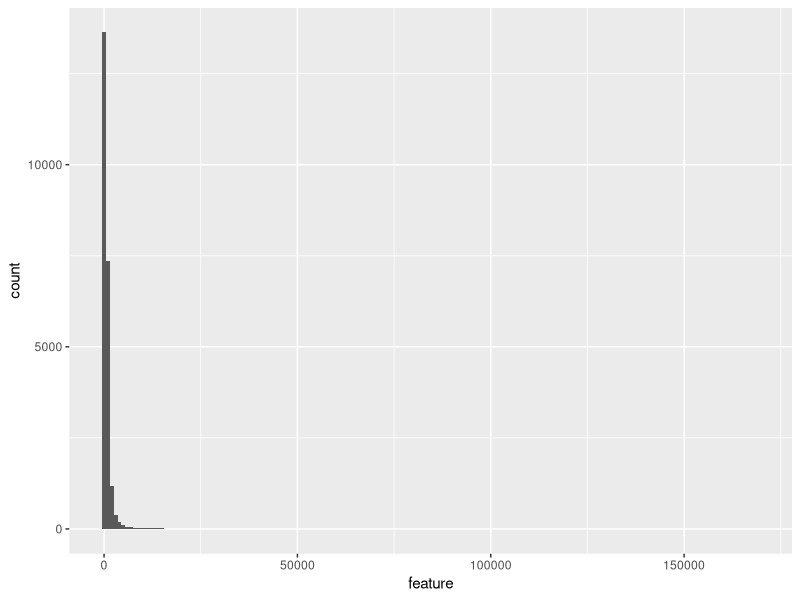
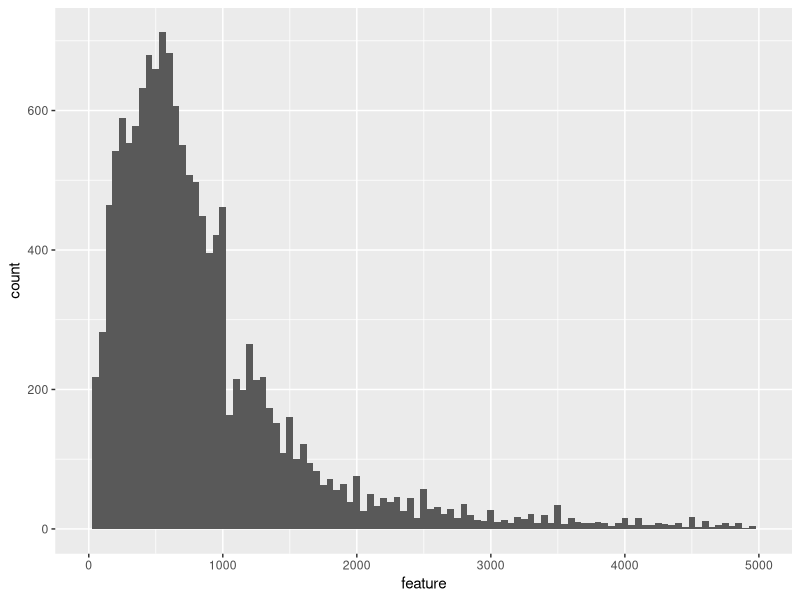
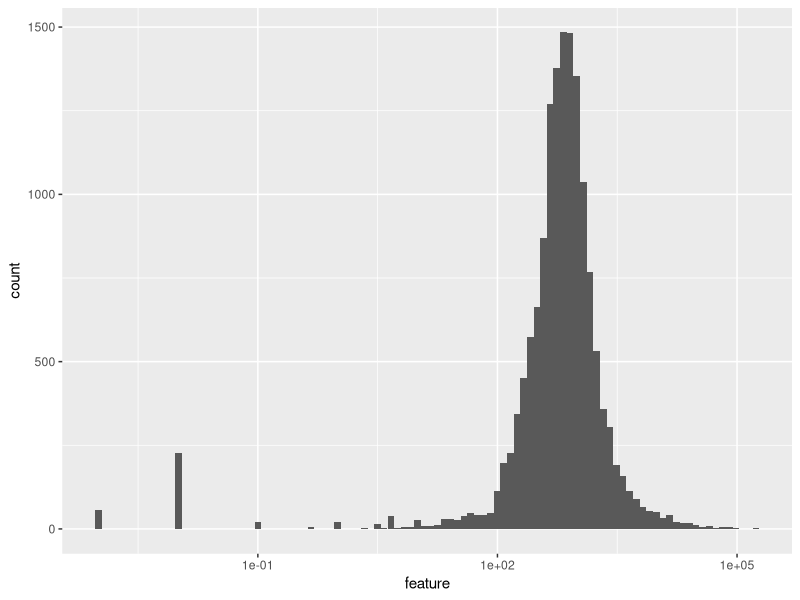
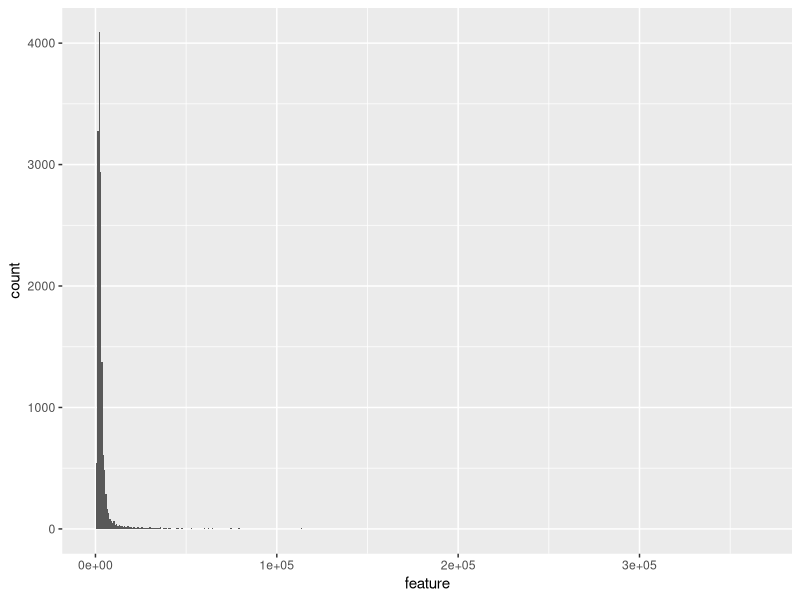
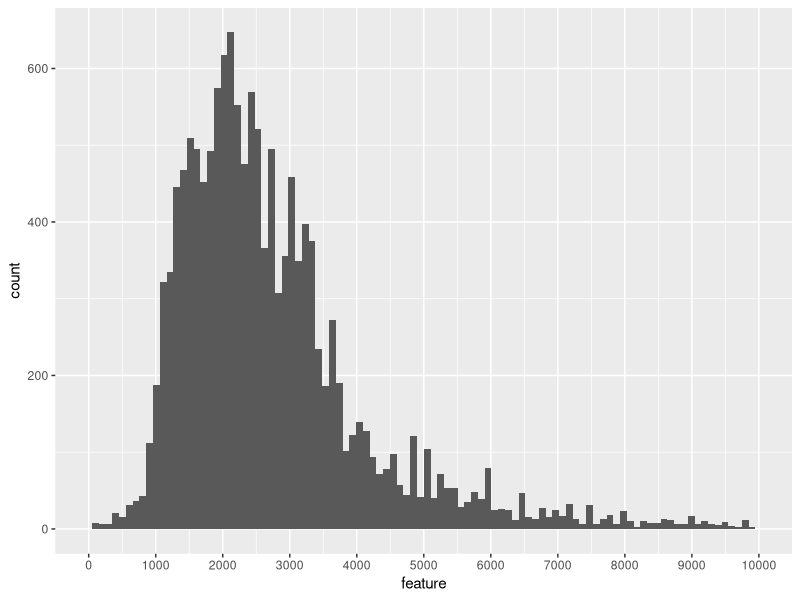
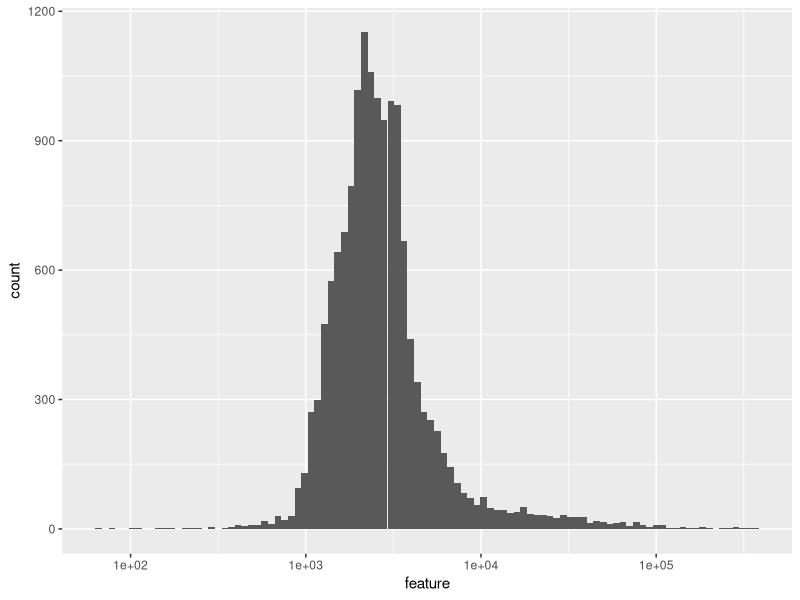
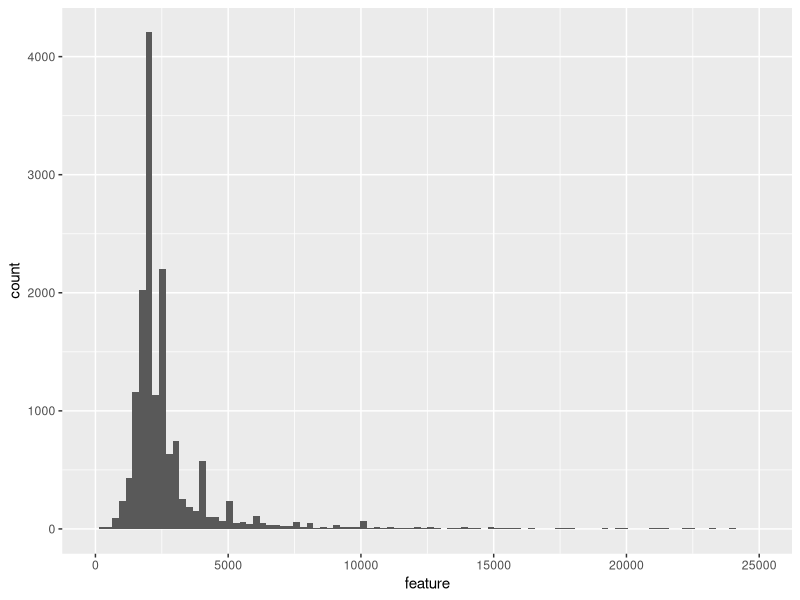
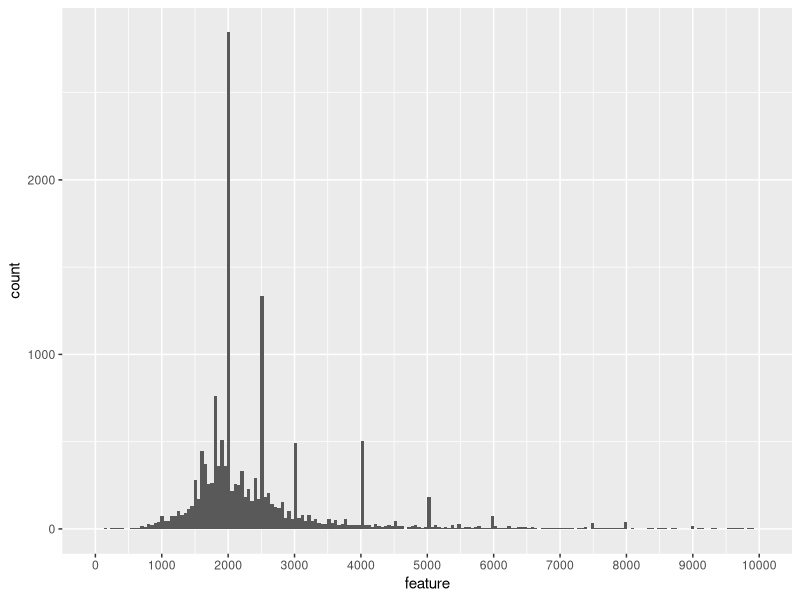

Write the R code that produced these figures, in order.
## ---- chunk 1

library(ggplot2)
library(openxlsx)
library(gdata)
library(dplyr)
library(stats)

## ---- chunk 2
knitr::opts_chunk$set(warning=FALSE, message=FALSE)
## ---- chunk 3
# load the data 
sales <- read.xlsx("rollingsales_brooklyn.xlsx", sheet = 1, startRow = 5,
                   detectDates = TRUE)

# convert all column names to lower case
colnames(sales) <- tolower(colnames(sales))

# substitute empty strings with NA
sales[sales$tax.class.at.present =='  ', ]$tax.class.at.present <- NA
sales[sales$building.class.at.present =='  ', ]$building.class.at.present <-NA 
sales[sales$apartment.number == "            ", ]$apartment.number <-NA

# substitute zero zipcodes with NA
sales[sales$zip.code == 0,11] <-NA

# convert all categorical values to factor
sales$neighborhood <- as.factor(sales$neighborhood)
sales$building.class.category <- as.factor(sales$building.class.category)
sales$tax.class.at.present <- as.factor(sales$tax.class.at.present)
sales$building.class.at.present <- as.factor(sales$building.class.at.present)
sales$tax.class.at.time.of.sale <- as.factor(sales$tax.class.at.time.of.sale)
sales$building.class.at.time.of.sale <-
  as.factor(sales$building.class.at.time.of.sale)
sales$block <- as.factor(sales$block)
sales$lot <- as.factor(sales$lot)
sales$zip.code <- as.factor(sales$zip.code)

# substitute zeros and probably erroneus years with NA
sales[!is.na(sales$year.built) & sales$year.built == 1380,17] <- NA
sales[!is.na(sales$year.built) & sales$year.built == 1050,17] <- NA
sales[!is.na(sales$year.built) & sales$year.built == 0, 17] <- NA

# trim whitespaces
sales$neighborhood <- trim(sales$neighborhood)
sales$building.class.category <- trim(sales$building.class.category)
sales$address <- trim(sales$address)
sales$apartment.number <- trim(sales$apartment.number)
## ---- chunk 4
hist_base <- function(feature,  ...){
  ggplot(sales, aes(feature)) + geom_histogram( ... )
}
bar_base <- function(feature){
  ggplot(sales, aes(feature)) + geom_bar()
}
## ---- chunk 5
str(sales)
head(sales)

## ---- chunk 6
summary(sales$sale.price)

## ---- chunk 7
head(table(sales$sale.price))
## ---- chunk 8
nonzero_prices <- subset(sales, sale.price > 0)
summary(nonzero_prices$sale.price)
## ---- chunk 9
one_dollar_sale <- sales %>%
  filter(sale.price == 1) %>%
  select(building.class.category,address, year.built,
         gross.square.feet, sale.price)
head(one_dollar_sale,10)
## ---- chunk 10
hist_base(sales$sale.price/1000, binwidth = 1000)
## ---- chunk 11
hist_base(sales$sale.price/1000, binwidth = 50) + xlim(0.001,5000)
## ---- chunk 12
hist_base(sales$sale.price/1000,bins = 100) + scale_x_log10()
## ---- chunk 13
summary(sales$gross.square.feet)
## ---- chunk 14
summary(subset(sales, gross.square.feet > 0)$gross.square.feet)
## ---- chunk 15
hist_base(sales$gross.square.feet, bins = 500) +
  scale_x_continuous(limits = c(1, 366000))
## ---- chunk 16
plot <-hist_base(sales$gross.square.feet, bins = 100) 
plot + scale_x_continuous(limits = c(1, 10000), breaks = seq(0,10000,1000))
## ---- chunk 17
plot + scale_x_log10()
## ---- chunk 18
summary(sales$land.square.feet)
## ---- chunk 19
summary(subset(sales, land.square.feet > 0)$land.square.feet)
## ---- chunk 20
plot <-hist_base(sales$land.square.feet, bins = 100)
plot +  scale_x_continuous(limits = c(1, 25000))
## ---- chunk 21
hist_base(sales$land.square.feet, bins = 200) +
  scale_x_continuous(limits = c(1, 10000), breaks = seq(0,10000,1000))
## ---- chunk 22
plot + scale_x_log10()
## ---- chunk 23
sales <- mutate(sales, total.square.feet = land.square.feet + gross.square.feet)
## ---- chunk 24
summary(sales$total.square.feet)
## ---- chunk 25
summary(subset(sales, total.square.feet > 0)$total.square.feet)
## ---- chunk 26
plot <- hist_base(sales$total.square.feet, bins = 100)
## ---- chunk 27
plot + scale_x_continuous(limits = c(1,20000))
## ---- chunk 28
sales$price.square.foot <- 
   ifelse(sales$total.square.feet > 0,
          round(sales$sale.price / sales$total.square.feet, 2), 0)
## ---- chunk 29
summary(subset(sales, price.square.foot > 0)$price.square.foot)

## ---- chunk 30
hist_base(sales$price.square.foot, binwidth = 50) +
  scale_x_continuous(limits = c(0, 12060))
## ---- chunk 31
hist_base(sales$price.square.foot, binwidth = 10) +
  scale_x_continuous(limits = c(0.01, 2000))
## ---- chunk 32
summary(sales$year.built)
## ---- chunk 33
hist_base(sales$year.built, binwidth = 5) +
  scale_x_continuous(limits = c(1800,2020), breaks = seq(1800,2020,20))
## ---- chunk 34
hist_base(sales$year.built, binwidth = 1) + 
  scale_x_continuous(limits = c(1800,2020), breaks = seq(1800,2020,20))
## ---- chunk 35
table(sales$residential.units)
## ---- chunk 36
plot <- hist_base(sales$residential.units, binwidth = 1) 
plot
## ---- chunk 37
plot + scale_x_continuous(limits = c(0,50))
## ---- chunk 38
table(sales$commercial.units)
## ---- chunk 39
plot <- hist_base(sales$commercial.units, binwidth = 1)
plot
## ---- chunk 40
plot + scale_x_continuous(limits = c(0,20))
## ---- chunk 41
table(sales$total.units)
## ---- chunk 42
plot <- hist_base(sales$total.units, binwidth = 1)
plot
## ---- chunk 43
plot + scale_x_continuous(limits = c(0,20))
## ---- chunk 44
table(sales$borough)
## ---- chunk 45
ggplot(sales,
       aes(x= reorder(neighborhood,neighborhood,function(x) length(x)))) + 
  geom_bar() + coord_flip() +
  labs(x = "Neighborhood")

## ---- chunk 46
sort(table(sales$building.class.category), decreasing = TRUE)[1:10]

## ---- chunk 47
ggplot(sales, aes(x = reorder(building.class.category,
                              building.class.category,
                              function(x) length(x)))) + 
  geom_bar() +
  coord_flip() +
  scale_y_log10(breaks = c(10,100,500,1000,5000)) +
  labs(x= "Building class category")
  
## ---- chunk 48
table(sales$tax.class.at.present)
## ---- chunk 49
sort(table(sales$block), decreasing = TRUE) [1:10]
## ---- chunk 50
sort(table(sales$lot), decreasing = TRUE) [1:10]
## ---- chunk 51
table(sales$`ease-ment`)
## ---- chunk 52
sort(table(sales$building.class.at.present), decreasing = TRUE)[1:10]
## ---- chunk 53
table(sales$building.class.at.present)
## ---- chunk 54
sort(table(sales$address), decreasing = TRUE)[1:5]
## ---- chunk 55
bar_base(sales$zip.code) +
  coord_flip() +
  labs(x = "zip code")
## ---- chunk 56
table(sales$tax.class.at.time.of.sale)
## ---- chunk 57
sort(table(sales$building.class.at.time.of.sale), decreasing = TRUE)
## ---- chunk 58
hist_base(sales$sale.date, binwidth = 1)
## ---- chunk 59
hist_base(sales$sale.date, binwidth = 7) +
  scale_x_date(date_breaks = '1 month') +
  theme(axis.text.x = element_text(angle=60, hjust=1))

## ---- chunk 60
ggplot(sales, aes(gross.square.feet, sale.price/1000)) +
  geom_point(alpha = 0.1) +
  scale_x_continuous(limits = c(0, 50000)) + 
  scale_y_continuous(limits = c(0, 50000)) 
## ---- chunk 61
ggplot(sales, aes(gross.square.feet, sale.price/1000)) +
  geom_point(alpha = 0.1) +
  scale_x_continuous(limits = c(1, 10000)) + 
  scale_y_continuous(limits = c(1, 10000)) + 
  geom_smooth()

## ---- chunk 62
cor = cor.test(sales$sale.price, sales$gross.square.feet)
cor$estimate
## ---- chunk 63
ggplot(sales, aes(land.square.feet, sale.price/1000)) +
  geom_point(alpha = 0.1) 

## ---- chunk 64
ggplot(sales, aes(land.square.feet, sale.price/1000)) +
  geom_point(alpha = 0.1) +
  scale_x_continuous(limits = c(1, 10000)) + 
  scale_y_continuous(limits = c(1, 10000)) 
## ---- chunk 65
cor = cor.test(sales$sale.price, sales$land.square.feet)
cor$estimate
## ---- chunk 66
ggplot(sales, aes(total.square.feet, sale.price/1000)) +
  geom_point(alpha = 0.1) +
  scale_x_continuous(limits = c(0, 50000)) + 
  scale_y_continuous(limits = c(0, 50000)) 
## ---- chunk 67
ggplot(sales, aes(total.square.feet, sale.price/1000)) +
  geom_point(alpha = 0.1) +
  scale_x_continuous(limits = c(1, 10000)) + 
  scale_y_continuous(limits = c(1, 10000)) + 
  geom_smooth(method = "lm")
## ---- chunk 68
cor = cor.test(sales$sale.price, sales$total.square.feet)
cor$estimate
## ---- chunk 69
ggplot(sales, aes(total.square.feet, price.square.foot)) + 
  geom_point(alpha = 1/20) + 
  scale_x_continuous(limits = c(1,10000)) +
  scale_y_continuous(limits = c(1,1000)) + 
  geom_smooth()
## ---- chunk 70
ggplot(sales, aes(year.built, price.square.foot)) + 
  geom_point(alpha = 1/20)  
## ---- chunk 71
ggplot(sales, aes(year.built, price.square.foot)) + 
  geom_jitter(alpha = 1/30, width = 1) + 
  scale_x_continuous(limits = c(1895,2016), breaks = seq(1890,2020,20)) + 
  scale_y_continuous(limits = c(1,2000))
## ---- chunk 72
sales$year.built.bucket <- cut(sales$year.built,
                               breaks = seq(1890,2020,10),
                               dig.lab = 4)
## ---- chunk 73
ggplot(subset(sales,price.square.foot > 0),
       aes( year.built.bucket,price.square.foot)) + 
  geom_boxplot() + 
  scale_y_continuous(limits = c(0,2000)) +
  theme(axis.text.x = element_text(angle=60, hjust=1))
## ---- chunk 74
ggplot(filter(sales, price.square.foot > 0),
       aes(neighborhood, price.square.foot)) + 
  geom_boxplot() + 
  coord_flip(ylim = c(1,2500)) 
## ---- chunk 75
ggplot(filter(sales, sale.price > 0),
       aes(neighborhood, sale.price/(total.units * 1000))) + 
  geom_boxplot() + 
  coord_flip(ylim = c(0,5000))
## ---- chunk 76
ggplot(filter(sales,gross.square.feet >0),
       aes(neighborhood, gross.square.feet)) + 
  geom_boxplot() + 
  scale_y_log10() +
  coord_flip()
## ---- chunk 77
ggplot(filter(sales,gross.square.feet >0),
       aes(neighborhood, gross.square.feet/total.units)) + 
  geom_boxplot() + 
  coord_flip(ylim = c(0,30000))
## ---- chunk 78
ggplot(filter(sales,gross.square.feet >0),
       aes(neighborhood, gross.square.feet/total.units)) + 
  geom_boxplot() + 
  coord_flip(ylim = c(0,10000))
## ---- chunk 79
ggplot(filter(sales,sale.price > 0),
       aes(tax.class.at.present, sale.price/1000)) + 
  geom_boxplot() +
  coord_cartesian(ylim = c(0,10000))
## ---- chunk 80
ggplot(filter(sales,price.square.foot >0), aes(price.square.foot)) + 
  geom_density(aes(color = tax.class.at.present)) +
  coord_cartesian(xlim = c(0,2000)) +
  scale_color_brewer(palette = "Dark2")
## ---- chunk 81
ggplot(filter(sales,price.square.foot > 0),
       aes(tax.class.at.present, price.square.foot)) + 
  geom_boxplot() +
  coord_cartesian(ylim = c(0,3000))
## ---- chunk 82
ggplot(sales, aes(neighborhood) ) +
  geom_bar(aes(fill= tax.class.at.time.of.sale), position = "dodge") + 
  coord_flip() + scale_fill_brewer(palette = "Set1")
## ---- chunk 83
ggplot(sales, aes(neighborhood) ) +
  geom_bar(aes(fill= tax.class.at.time.of.sale), position = "fill") + 
  coord_flip() +
  scale_fill_brewer(palette = 'Set1')
## ---- chunk 84
ggplot(sales, aes(building.class.category, price.square.foot)) +
  geom_boxplot() + 
  coord_flip() + 
  scale_y_continuous(limits = c(1,1000))
## ---- chunk 85
ggplot(sales, aes(sale.date, sale.price/1000)) +
  geom_point(alpha = 1/5) +
  scale_x_date(date_breaks = '1 month') + 
  scale_y_continuous(limits = c(0,50000)) +
  theme(axis.text.x = element_text(angle=60, hjust=1))
## ---- chunk 86
ggplot(sales, aes(sale.date, sale.price/1000)) + 
  geom_point(alpha = 1/20) + 
  geom_line(color = 'red',stat = "summary", fun.y = mean) + 
  scale_x_date(date_breaks = '1 month') +
  scale_y_continuous(limits = c(1,10000)) +
  theme(axis.text.x = element_text(angle=60, hjust=1))
## ---- chunk 87
ggplot(sales, aes(sale.date, price.square.foot)) +
  geom_point(alpha = 1/5) +
  scale_x_date(date_breaks = '1 month') + 
  scale_y_continuous(limits = c(1,1000)) +
  geom_smooth(method = 'gam') +
  theme(axis.text.x = element_text(angle=60, hjust=1))
## ---- chunk 88
ggplot(sales, aes(gross.square.feet, sale.price/1000,
                  color = tax.class.at.time.of.sale)) +
  geom_point(alpha = 0.3) +
  scale_x_continuous(limits = c(1, 10000)) + 
  scale_y_continuous(limits = c(1, 10000)) +
  scale_color_brewer(palette = 'Set2') +
  geom_smooth(se = FALSE)
## ---- chunk 89
ggplot(filter(sales,gross.square.feet > 0), aes(gross.square.feet)) + 
  geom_density(aes(color = tax.class.at.time.of.sale)) + 
  coord_cartesian(xlim = c(1,20000))
## ---- chunk 90
ggplot(filter(sales,gross.square.feet > 0,sale.price > 0),
       aes(gross.square.feet/total.units,
           sale.price/total.units,
           color = tax.class.at.time.of.sale)) +
  geom_point(alpha = 0.3) +
  scale_y_log10() +
  scale_x_log10() +
  scale_color_brewer(palette = 'Set2') +
  geom_smooth(se = FALSE)
## ---- chunk 91
ggplot(filter(sales,gross.square.feet > 0,price.square.foot > 10),
       aes(gross.square.feet/total.units,
           price.square.foot)) +
  geom_point(aes(color = tax.class.at.time.of.sale),alpha = 0.3) +
  scale_y_log10() +
  scale_x_log10() +
  scale_color_brewer(palette = 'Set2') +
  geom_smooth(aes(color = tax.class.at.time.of.sale), se = FALSE)
## ---- chunk 92
ggplot(filter(sales,gross.square.feet > 0,sale.price > 1000, year.built >0),
       aes(gross.square.feet/total.units,
           sale.price/total.units)) +
  geom_point(aes(color = year.built),
             alpha = 0.3) +
  scale_y_log10() +
  scale_colour_gradientn(colours = heat.colors(14)) +
  coord_cartesian(xlim = c(10,3000), ylim = c(1000,10000000))
## ---- chunk 93
ggplot(filter(sales, sale.price >1000),
       aes(year.built.bucket,sale.price/total.units)) +
  geom_boxplot(aes(fill = tax.class.at.time.of.sale)) +
  scale_y_log10() +
  theme(axis.text.x = element_text(angle=60, hjust=1))
## ---- chunk 94
ggplot(filter(sales, price.square.foot >0),
       aes(year.built.bucket,price.square.foot)) +
  geom_boxplot(aes(fill = tax.class.at.time.of.sale) ) +
  coord_cartesian(ylim = c(0,2000))+
  theme(axis.text.x = element_text(angle=60, hjust=1))
## ---- chunk 95
ggplot(filter(sales, sale.price > 1000),
       aes(sale.price/(total.units*1000),neighborhood)) +
  geom_jitter(aes(color = tax.class.at.time.of.sale),
              height = 0.9, alpha = 1, shape = ".") + 
  coord_cartesian(xlim = c(0,5000))
## ---- chunk 96

ggplot(sales, aes(x = sale.price/1000)) + 
  geom_histogram(bins = 200, fill = 'darkblue') +
  scale_x_log10(breaks = c(1,10,100,1000,10000)) +
  labs(x = "Sale price in $1000",y = "Number of sales",
       title = "Distribution of sale prices on log scale")
## ---- chunk 97
ggplot(filter(sales, sale.price >1000),
       aes(year.built.bucket,sale.price/total.units)) +
  geom_boxplot(aes(fill = tax.class.at.time.of.sale)) +
  scale_y_log10() +
  theme(axis.text.x = element_text(angle=60, hjust=1)) +
  labs(title = "Distribution of sale prices by years built (in log scale)",
       x = 'Year built',
       y = 'Sale price for unit, $',
       fill = 'Tax class')
## ---- chunk 98
ggplot(filter(sales,gross.square.feet > 0,sale.price > 5000),
       aes(gross.square.feet/total.units,
           sale.price/total.units)) +
  geom_point(aes(color = tax.class.at.time.of.sale),alpha = 0.3) +
  scale_y_log10() +
  scale_x_log10(minor_breaks = seq(0,1000000,10000),
                breaks = c(1000,10000,100000)) +
  scale_color_brewer(palette = 'Set2') +
  geom_smooth(aes(color = tax.class.at.time.of.sale), se= FALSE) +
  labs(title = "Relationship between floor area and price of one unit",
       x = "Gross square feet ",
       y = "Sale price, $",
       color = "Tax class")
